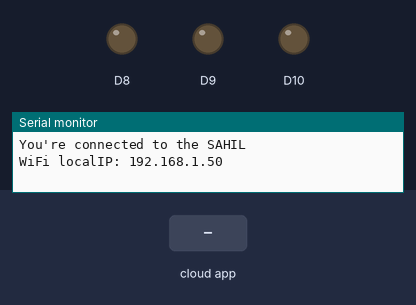
A sketch run on a simulated Arduino MKR. Parts: output pins drawn as LEDs (lit = HIGH), the last lines printed to the serial monitor. The inputs (shaded band) are chosen by the test bench. WiFi joins after 1.5 s; servers stay silent unless stated; the Firebase database answers and starts empty.

Above: at 2.7 s.
2.8 s: the phone or cloud app sets light to Red
At 4.0 s:
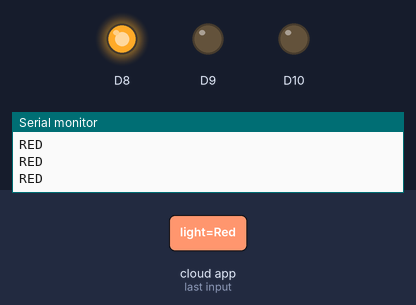
4.3 s: the phone or cloud app sets light to Yellow
At 5.3 s:
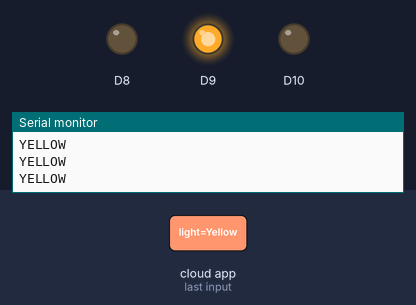
5.8 s: the phone or cloud app sets light to Green
At 6.5 s:
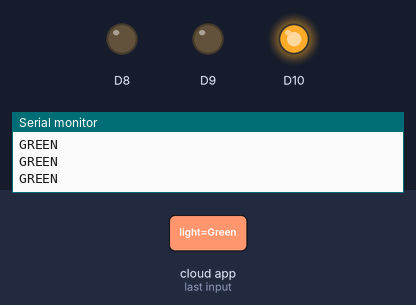
Timing chart, 0 to 8.8 s (numbered marks = the images above; inputs shaded):
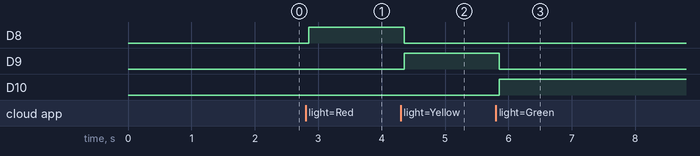

Measured:
- after the input at 2.8 s, D8: LOW → HIGH after 0.05 s
- after the input at 4.3 s, D8: HIGH → LOW after 0.06 s; D9: LOW → HIGH after 0.06 s
- after the input at 5.8 s, D9: HIGH → LOW after 0.06 s; D10: LOW → HIGH after 0.06 s

The sketch:

Code.ino
```cpp
#include <Arduino.h>
#include <WiFiNINA.h>
#include <Firebase_Arduino_WiFiNINA.h>

#define FIREBASE_HOST "traffic-control-30f4f-default-rtdb.firebaseio.com"
#define FIREBASE_AUTH "54jnWJgyJUyaYuiSLgAaPpsQtw97QClA8cVoU6gK"

char ssid[] = "SAHIL";
char pass[] = "SAHIL1745";

FirebaseData object;
String path = "/light/light";

void setup()
{
  Serial.begin(9600);
  pinMode(8, OUTPUT);
  pinMode(9, OUTPUT);
  pinMode(10, OUTPUT);

  while (WiFi.begin(ssid, pass) != WL_CONNECTED)
  {
    // failed, retry
    Serial.print(".");
    delay(5000);
  }

  Serial.print("You're connected to the ");
  Serial.println(ssid);
  Serial.print("WiFi localIP: ");
  Serial.println(WiFi.localIP());
  Serial.println();

  Firebase.begin(FIREBASE_HOST, FIREBASE_AUTH, ssid, pass);
  Firebase.reconnectWiFi(true);
}

void loop()
{
  if (Firebase.getString(object, path))
  {
    if (object.stringData() == "Red")
    {
      digitalWrite(8, HIGH);
      digitalWrite(9, LOW);
      digitalWrite(10, LOW);
      Serial.println("RED");
    }
    else if (object.stringData() == "Yellow")
    {
      digitalWrite(8, LOW);
      digitalWrite(9, HIGH);
      digitalWrite(10, LOW);
      Serial.println("YELLOW");
    }
    else if (object.stringData() == "Green")
    {
      digitalWrite(8, LOW);
      digitalWrite(9, LOW);
      digitalWrite(10, HIGH);
      Serial.println("GREEN");
    }
  }
  else
  {
    Serial.println("Error");
  }
}
```
